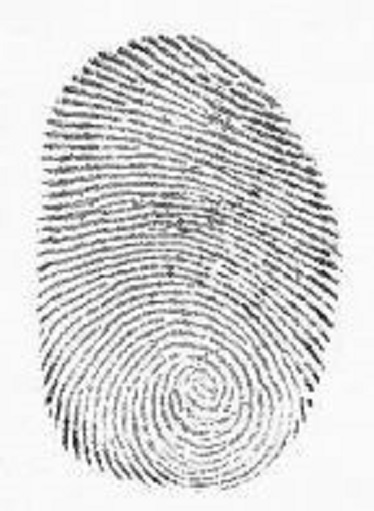
%> input picture New folder/test/Thumb23.jpg, 374 x 511 px
$ octave main_single.m   (GNU Octave 9; MATLAB toolbox functions it lacks are replaced by stand-ins)
%> lines starting %> are read from the running program, lines starting %| are printed output that depends on the picture; in (x1, y1, x2, y2) boxes, pixels count from 0 and x2, y2 are one past the last pixel; in counts of white or black regions, pixels touching at a corner belong together; the program's own positions count from 1
%> further down, img is the input picture: size 511x374x3 uint8; min 18, max 255, mean 215.5
### ext_finger.m
% EXTRACTING FEATURE FROM A FINGERPRINT IMAGE
%
% Usage:  [ ret ] = ext_finger( img, display_flag );
%
% Argument:   img - FingerPrint Image
%             display_flag
%
% Returns:    ret - Minutiae

% Adapted from Joshua Abraham, "Fingerprint Matching using A Hybrid
% Shape and Orientation Descriptor", State of the art in Biometrics,
% ISBN 978-953-307-489-4, July 2011

% Vahid. K. Alilou
% Department of Computer Engineering
% The University of Semnan
%
% July 2013

function [ ret ] = ext_finger( img, display_flag )
%> called with display_flag = 1
    if nargin==1; display_flag=0; end
    block_size_c = 24; YA=0; YB=0; XA=0; XB=0;
% Enhancement -------------------------------------------------------------
    if display_flag==1; fprintf(' >>> enhancement '); end
    yt=1; xl=1; yb=size(img,2); xr=size(img,1);
%> after `yb=size(img,2)`: yb = 374
%> after `xr=size(img,1)`: xr = 511
    for x=1:55
        if numel(find(img(x,:)<200)) < 8
           img(1:x,:) = 255;
           yt=x;
        end
    end
%> img: size 511x374 uint8; min 18, max 255, mean 215.9
%> after the loop, yt = 35
    for x=225:size(img,1)
        if numel(find(img(x,:)<200)) < 3
           img(x-17:size(img,1),:) = 255;
           yb=x;
           break
        end
    end
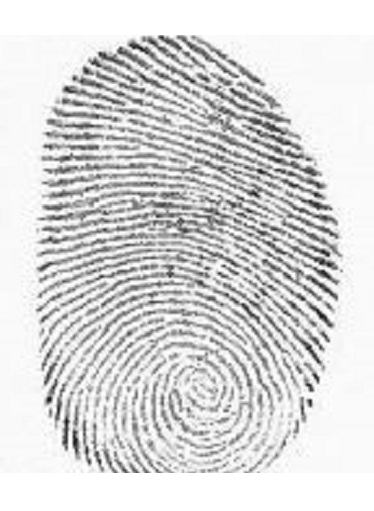
%> img: size 511x374 uint8; min 18, max 255, mean 216.9
%> after the loop, yb = 491
    for y=200:size(img,2)
        if numel(find(img(:,y)<200)) < 1
           img(:,y:size(img,2)) = 255;
           xr=y;
           break
        end
    end
%> img: size 511x374 uint8; 7.1% of pixels changed, all inside (x1, y1, x2, y2) = (343, 35, 374, 473)
%> after the loop, xr = 344
    for y=1:75
        if numel(find(img(:,y)<200)) < 1
           img(:,1:y) = 255;
           xl=y;
        end
    end
%> img: size 511x374 uint8; min 18, max 255, mean 217.8
%> after the loop, xl = 36
%> the run ends on the next line
    [ binim, mask, cimg, cimg2, orient_img, orient_img_m ] = f_enhance(img);
% Making Mask -------------------------------------------------------------
    if display_flag==1; fprintf('done.\n >>> making mask '); end
    mask_t=mask;
    for y=19:size(mask,1)-block_size_c*2
        for x=block_size_c:size(mask,2)-block_size_c*2
          n_mask = 0;
          for yy=-1:1
              for xx=-1:1
                  y_t = y + yy *block_size_c;
                  x_t = x + xx *block_size_c;
                  if y_t > 0 && x_t > 0 && (y_t ~= y || x_t ~= x) && mask(y_t,x_t) == 0
                     n_mask = n_mask + 1;
                  end
              end
          end
          if n_mask == 0
             continue
          end
          if mask(y,x) == 0 || y > size(mask,1) - 20  ||  y < yt || y > yb || x < xl || x > xr
               cimg2(ceil(y/(block_size_c)), ceil(x/(block_size_c))) = 255;
               mask_t(y,x) = 0;
               continue;
          end
          for i = y:y+1
            for j = x-9:x+9
              if i > 0 && j > 0 && i < size(mask,1) && j < size(mask,2) && mask(i,j) > 0
              else
                 cimg2(ceil(y/(block_size_c)), ceil(x/(block_size_c))) = 255;
                 mask_t(y,x)=0;
                 break
              end
            end
          end
        end
    end
    mask=mask_t;
    inv_binim = (binim == 0);
    thinned =  bwmorph(inv_binim, 'thin',Inf);
    mask_t=mask;
    if numel(find(mask(125:150,150:250)>0)) > 0 && numel(find(mask(250:275,150:250)>0)) > 0
      mask(150:250,150:250)=1;
    end
    method=-1; core_y = 0; core_x = 0; core_val=0; lc=0;
    o_img=sin(orient_img); o_img(mask == 0) = 1;

    lower_t=0.1;
    [v,y]=min(cimg);
    [dt1,x]=min(v);
    delta1_y=y(x)*block_size_c/2; delta1_x=x*block_size_c/2;

    v(x)=255; v(x+1)=255;
    [dt2,x]=min(v);
    delta2_y=y(x)*block_size_c/2; delta2_x=x*block_size_c/2;

    v(x)=255; v(x+1)=255;
    [dt3,x]=min(v);
    delta3_y=y(x)*block_size_c/2; delta3_x=x*block_size_c/2;

    db=60;
    if dt1 < 1 && delta1_y+db < core_y && delta1_y > 15 || dt2 < 1 && delta2_y+db < core_y && delta2_y > 15 || dt3 < 1 && delta3_y+db < core_y && delta3_y > 15
        core_val=255;
    end
    for y=10:size(o_img,1)-10
        for x=10:size(o_img,2)-10
            s1=0; t=10; %few of bad cores here
            if y < 50 && x > 250
               t=11;
            end
            if y > 38
               yt=20;
            else
               yt=5;
            end
            if lc > 0.41 && (core_y + 60 < y)
               break;
            end
            if mask(y,x)==0 || mask(max(y-t,1),x)==0 || mask(y,min(x+t, size(o_img,2)))==0 || mask(y,max(x-t,1))==0 || mask(max(y-t,1),min(x+t,size(o_img,2)))==0 || mask(max(y-t,1),max(x-t,1))==0 || o_img(y,x) < lc || o_img(y,x) < 0.1
               continue
            end
            if dt1 < 1 && delta1_y+db < y && delta1_y > 15 || dt2 < 1 && delta2_y+db < y &&    delta2_y > 15 || dt3 < 1 && delta3_y+db < y && delta3_y > 15
               continue
            end
            test_m=min(o_img(1:y-yt,max((x-10),1):min(x+10,size(o_img,2)) ));
            if numel(test_m)>0 && min(test_m) >= 0.17
               continue
            end
            for a=y:y+2
                for b=x:x+1
                    s1=s1+o_img(a,b);
                end
            end
            s1=s1/6; s2=[]; i=1;
            for a=y-3:y-1
                for b=x:x+1
                    s2(i)=o_img(a,b);
                    i=i+1;
                end
            end
            if min(s2) < lower_t
               s2=sum(s2)/6;
            else
               s2=s1;
            end
            s3=[]; i=1;
            for a=y:y+2
                for b=x+2:x+3
                    s3(i)=o_img(a,b);
                    i=i+1;
                end
            end
            if min(s3) < lower_t
               s3=sum(s3)/6;
            else
               s3=s1;
            end
            s4=[]; i=1;
            for a=y:y+2
                for b=x-2:x-1
                    s4(i)=o_img(a,b);
                    i=i+1;
                end
            end
            if min(s4) < lower_t
               s4=sum(s4)/6;
            else
               s4=s1;
            end
            s5=[];
            i=1;
            for a=y-3:y-1
                for b=x-2:x-1
                    s5(i)=o_img(a,b);
                    i=i+1;
                end
            end
            if min(s5) < lower_t
               s5=sum(s5)/6;
            else
              s5=s1;
            end
            s6=[]; i=1;
            for a=y-3:y-1
                for b=x+2:x+3
                    s6(i)=o_img(a,b);
                    i=i+1;
                end
            end
            if min(s6) < lower_t
              s6=sum(s6)/6;
            else
              s6=s1;
            end
            if s1-s2 > core_val
               core_val=s1-s2;
               core_x=x;
               core_y=y;
               lc=o_img(y,x);
               method=1;
            end
            if s1-s3 > core_val
               core_val=s1-s3;
               core_x=x;
               core_y=y;
               lc=o_img(y,x);
               method=2;
            end
            if x < 300 && s1-s4 > core_val
               core_val=s1-s4;
               core_x=x;
               core_y=y;
               lc=o_img(y,x);
               method=3;
            end
            if x < 300 && s1-s5 > core_val
               core_val=s1-s5;
               core_x=x;
               core_y=y;
               lc=o_img(y,x);
               method=4;
            end
            if s1-s6 > core_val
               core_val=s1-s6;
               core_x=x;
               core_y=y;
               lc=o_img(y,x);
               method=5;
            end
        end
    end
    if core_y > 37
       yt=20;
    else
       yt=5;
    end
    test_smooth = 100;
    if core_y > 0
       test_smooth= sum(sum(o_img(core_y-yt-5:core_y-yt+5,core_x-5:core_x+5)));
    end
    if lc > 0.41 && (test_smooth < 109.5 && method~=2 || test_smooth < 100) %&& min(min(o_img(1:core_y-yt,core_x-10:core_x+10))) < 0.17
       start_t=0;
       core_val=1/(core_val+1);
    else
       core_x=0;
       core_y=0;
       core_val = 255;
    end
    mask=mask_t; path_len = 45;

% Finding Minutiae --------------------------------------------------------
    if display_flag==1; fprintf('done.\n >>> finding minutiae '); end
    minu_count = 1;
    minutiae(minu_count, :) = [0,0,0,0,0,1];
    min_path_index = [];
    % loop through image and find minutiae, ignore certain pixels for border
    for y=20:size(img,1)-14
        for x=21:size(img,2)-21
            if (thinned(y, x) == 1) % only continue if pixel is white
                % calculate CN from Raymond Thai
                CN = 0; sx=0; sy=0;
                for i = 1:8
                  t1 = p(thinned, x, y, i);
                  t2 = p(thinned, x, y, i+1);
                  CN = CN + abs (t1-t2);
                end
                CN = CN / 2;
                if ((CN == 1) || (CN == 3)) %&& mask(y,x) > 0
                   skip=0;
                   for i = y-5:y+5
                        for j = x-5:x+5
                          if i>0 && j>0 && mask(i,j) == 0
                             skip=1;
                          end
                        end
                   end
                   if skip == 1
                      continue;
                   end
                   t_a=[];
                   c = 0;
                   for e=y-1:y+1
                       for f=x-1:x+1
                           c = c + 1;
                           t_a(c) = orient_img_m(e,f);
                       end
                   end
                   m_o = median(t_a); m_f = 0;
                   if CN == 3
                      [CN, prog, sx, sy,ang]=test_bifurcation(thinned, x,y, m_o, core_x, core_y);
                      if prog < 3
                         continue
                      end
                      if ang < pi
                         m_o = mod(m_o+pi,2*pi);
                      end
                   else
                      progress=0;
                      xx=x; yy=y; pao=-1; pos=0;
                      while progress < 15 && xx > 1 && yy > 1 && yy<size(img,1) && xx<size(img,2) && pos > -1
                            pos=-1;
                            for g = 1:8
                                [ta, xa, ya] = p(thinned, xx, yy, g);
                                [tb, xb, yb] = p(thinned, xx, yy, g+1);
                                if (ta > tb)  && pos==-1 && g ~= pao
                                   pos=ta;
                                   if g < 5
                                      pao = 4 + g;
                                   else
                                      pao = mod(4 + g, 9) + 1;
                                   end
                                   xx=xa; yy=ya;
                                end
                            end
                            progress=progress+1;
                      end
                      if progress < 10
                         continue
                      end
                      if mod(atan2(y-yy,xx-x), 2*pi) > pi
                         m_o=m_o+pi;
                      end
                   end
                   minutiae(minu_count, :) = [ x, y, CN, m_o, m_f, 1];
                   min_path_index(minu_count, :) = [sx sy];
                   minu_count = minu_count + 1;
                end
            end % if pixel white
        end % for y
    end % for x

% Filtering False Minutiae ------------------------------------------------
    if display_flag==1; fprintf('done.\n >>> filtering false minutiae '); end
    minu_count = minu_count -1;
    t_minutiae = [];
    t_minu_count = 1;
    t_mpi = [];
    for i=1:minu_count
        X = minutiae(i,1); Y = minutiae(i,2);
        rc=0;
        for y=max(Y-2,1):min(Y+2, size(binim,1))
            if rc > 0
               break
            end
            for x=max(X-2,1):min(X+2, size(binim,2))
                if mask(y,x) == 0
                   rc = rc + 1;
                   break
                end
            end
        end
        if rc > 0
             continue;
        else
            t_minutiae(t_minu_count, :) = minutiae(i, :);
            t_mpi(t_minu_count, :) = min_path_index(i, :);
            t_minu_count = t_minu_count + 1;
        end
    end
    minutiae = t_minutiae;
    min_path_index = t_mpi;
    minu_count = size(minutiae,1);
    t_minu_count = 1; t_minutiae = [];
    dist_m = dist2(minutiae(:,1:2), minutiae(:,1:2));
    dist_test=49;
    for i=1:minu_count
      reject_flag = 0;
      P_x = minutiae(i,1); P_y = minutiae(i,2);
      for j = i + 1 : minu_count
        if dist_m(i,j) <= dist_test
           reject_flag = 1;
        end
      end
      if reject_flag == 0 && mask(P_y, P_x) > 0
         reverse_p = 0;
         if min_path_index(i,1) == 0
           x = P_x;
           y = P_y;
         else
           x =  min_path_index(i,1);
           y =  min_path_index(i,2);
         end
         p1x=P_x; p1y=P_y;
         x1=x; y1=y;
         iter = 0;
         for m=1:path_len
               iter = iter + 1;
               cn = 0;
               for ii = 1:8
                   t1 = p(thinned, x1, y1, ii);
                   t2 = p(thinned, x1, y1, ii+1);
                   cn = cn + abs (t1-t2);
               end
               cn = cn / 2;
               if cn ~= 3 && cn ~= 4 || m == 1
                  for n=1:8
                      if reverse_p == 0 || iter > 1
                         [ta, xa, ya] = p(thinned, x1, y1, n);
                      else
                         [ta, xa, ya] = p(thinned, x1, y1, 9-n);
                      end
                      if ta == 1 && (xa ~= p1x || ya ~= p1y) && (xa ~= x || ya ~= y)
                         p1x = x1; p1y = y1;
                         x1 = xa; y1 = ya;
                         break;
                      end
                  end
               end
         end
         t_minutiae(t_minu_count, :) = minutiae(i, :);
         t_minu_count = t_minu_count + 1;
      end
    end
    minutiae = t_minutiae;
    minu_count = t_minu_count-1;
    tmpvec1 = size(img,1).*ones(minu_count,1);
    tmpvec2 = ones(minu_count,1);
    minutiae_for_sc = [minutiae(:,1)/size(img,2) (tmpvec1 - minutiae(:,2) + tmpvec2)/size(img,1)];
    dist_m = sqrt(dist2(minutiae_for_sc(:,1:2), minutiae_for_sc(:,1:2)));
    for i=1:minu_count
      [d,ind] = sort(dist_m(i,:));
      for j = 1 : minu_count
        if  dist_m(i,ind(j)) == 0
           continue
        end
        theta_t = mod(atan2(minutiae(i,2) - minutiae(ind(j),2), minutiae(i,1) - minutiae(ind(j),1)), 2*pi);
        ridge_count = 0;
        p_y = minutiae(i,2);  p_x = minutiae(i,1);
        t_x = 0; t_y = 0;
        current=1; radius = 1;
        while p_y ~= minutiae(ind(j),2)
            if thinned(p_y, p_x) > 0  && current == 0 && (t_x ~= p_x || t_y ~= p_y)
               current = 1;
               ridge_count = ridge_count + 1;
            else
                 if thinned(p_y, p_x) == 0
                    current = 0;
                 end
            end
            t_x = p_x; t_y = p_y;
            p_x = round(minutiae(i,1) - radius*cos(theta_t));
            p_y = round(minutiae(i,2) - radius*sin(theta_t));
            radius = radius + 1;
        end
      end
    end
    if core_val < 1
      minutiae(minu_count+1, :) = [core_x, core_y, 5, start_t, 0,1];
      minu_count = minu_count + 1;
    end
    if dt1 < 1
       minutiae(minu_count+1, :) = [delta1_x, delta1_y, 7, 0, 1,1];
       minu_count = minu_count + 1;
    end
    if dt2 < 1
       minutiae(minu_count+1, :) = [delta2_x, delta2_y, 7, 0, 1,1];
       minu_count = minu_count + 1;
    end
    if dt3 < 1
       minutiae(minu_count+1, :) = [delta3_x, delta3_y, 7, 0, 1,1];
       minu_count = minu_count + 1;
    end

% Return Minutiae ---------------------------------------------------------
    if display_flag == 1
        fprintf('done.\n');
        minutiae_img = uint8(zeros(size(img, 1),size(img, 2), 3));
        for i=1:minu_count
        x1 = minutiae(i, 1); y1 = minutiae(i, 2);
        if minutiae(i, 3) == 1                      %Termination
           if minutiae(i, 4) > pi
            for k = y1-2: y1 + 2
              for l = x1-2: x1 + 2
                minutiae_img(k, l,:) = [255, 0, 0];
              end
            end
           else
            for k = y1-2: y1 + 2
              for l = x1-2: x1 + 2
                minutiae_img(k, l,:) = [205, 100, 100];
              end
            end
           end
        elseif minutiae(i, 3) == 2
            for k = y1-2: y1 + 2
              for l = x1-2: x1 + 2
                minutiae_img(k, l,:) = [255, 0, 255];
              end
            end
        elseif minutiae(i, 3) == 3                  %Bifurcation
          if minutiae(i, 4) > pi
            for k = y1-2: y1 + 2
              for l = x1-2: x1 + 2
                minutiae_img(k, l,:) = [0, 0, 255];
              end
            end
          else
            for k = y1-2: y1 + 2
              for l = x1-2: x1 + 2
                minutiae_img(k, l,:) = [255, 0, 255];
              end
            end
          end
        elseif minutiae(i, 3) == 5
            for k = y1-4: y1 + 4
              for l = x1-4: x1 + 4
                minutiae_img(k, l,:) = [0, 255, 0];
              end
            end
        elseif minutiae(i, 3) > 5
            for k = y1-2: y1 + 2
              for l = x1-2: x1 + 2
                  minutiae_img(k, l,:) = [128, 128, 0]; % gold for delta
              end
            end
        end
        end
        combined = uint8(minutiae_img);
        for x=1:size(binim,2)
        for y=1:size(binim,1)
            if mask(y,x) == 0
                combined(y,x,:) = [0,0,0];
                continue
            end
            if (thinned(y,x)) % binim(y,x))
                combined(y,x,:) = [255,255,255];
            else
                combined(y,x,:) = [0,0,0];
            end % end if
            if ((minutiae_img(y,x,3) ~= 0) || (minutiae_img(y,x,1) ~= 0) ) || (minutiae_img(y,x,2) ~= 0)
                combined(y,x,:) = minutiae_img(y,x,:);
            end
        end % end for y
        end % end for x
        if core_val < 1 && YA > 0
            for k = YA-2: YA + 2
              for l = XA-2: XA + 2
                 combined(k,l,:) = [20, 255, 250];
              end
            end
            for k = YB-2: YB + 2
              for l = XB-2: XB + 2
                 combined(k,l,:) = [20, 255, 250];
              end
            end
        end
        subplot(1,2,1), subimage(img), title('Original image')
        subplot(1,2,2), subimage(combined), title('Minutiae')
    end
    ret=minutiae;
end

### main_single.m
clear all; clc; addpath(genpath(pwd));

%% EXTRACT FEATURES FROM AN ARBITRARY FINGERPRINT
filename='H:\fall2015\550\lab2\New folder\test\Thumb23.jpg';
N='Thumb23';
img = imread(filename);
if ndims(img) == 3; img = rgb2gray(img); end  % Color Images
disp(['Extracting features from ' filename ' ...']);
ffnew=ext_finger(img,1);

$ run again, with New folder/Thumb20.jpg copied over New folder/test/Thumb23.jpg
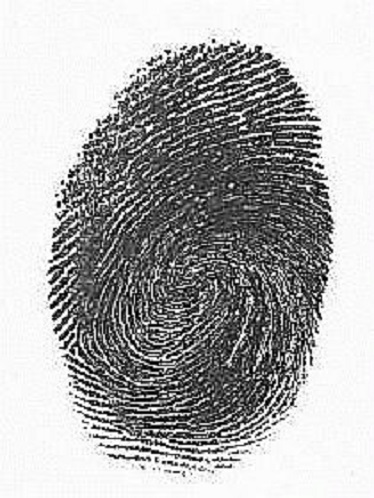
%> input picture New folder/Thumb20.jpg, 374 x 498 px
%> img is the input picture: size 498x374x3 uint8; mean R, G, B 173.1, 173.1, 173.1
%> after the loop in ext_finger, `for x=1:55`: yt = 41
%> after the loop in ext_finger, `for x=225:size(img,1)`:
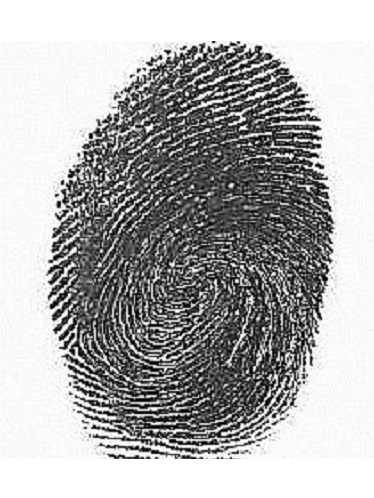
%> img: size 498x374 uint8; min 0, max 255, mean 174.3
%> after the loop in ext_finger, `for x=225:size(img,1)`: yb = 477
%> after the loop in ext_finger, `for y=200:size(img,2)`: xr = 336
%> after the loop in ext_finger, `for y=1:75`: xl = 46

$ run again, with New folder/test/Thumb22.jpg copied over New folder/test/Thumb23.jpg
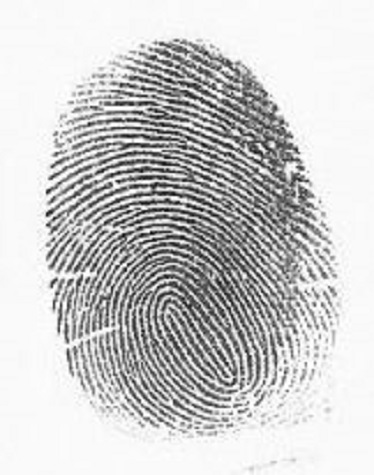
%> input picture New folder/test/Thumb22.jpg, 374 x 475 px
%> img is the input picture: size 475x374x3 uint8; min 10, max 255, mean 202.4
%> after the loop in ext_finger, `for x=1:55`: yt = 39
%> after the loop in ext_finger, `for x=225:size(img,1)`:
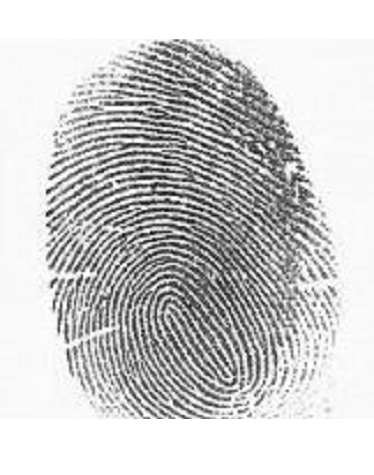
%> img: size 475x374 uint8; min 10, max 255, mean 204.1
%> after the loop in ext_finger, `for x=225:size(img,1)`: yb = 437
%> after the loop in ext_finger, `for y=200:size(img,2)`: xr = 340
%> after the loop in ext_finger, `for y=1:75`: xl = 45

$ run again, with New folder/test/Thumb24.jpg copied over New folder/test/Thumb23.jpg
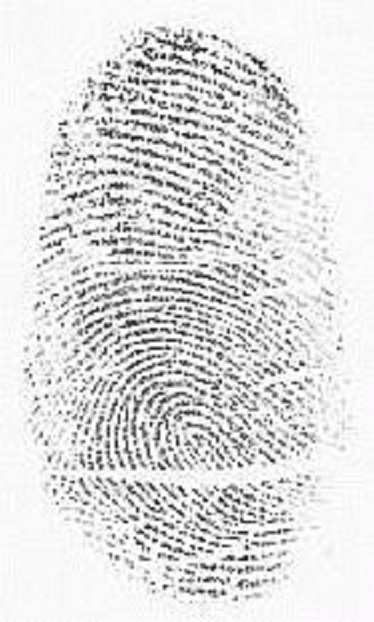
%> input picture New folder/test/Thumb24.jpg, 374 x 622 px
%> img is the input picture: size 622x374x3 uint8; mean R, G, B 221.4, 221.4, 221.3
%> after the loop in ext_finger, `for x=1:55`: yt = 27
%> after the loop in ext_finger, `for x=225:size(img,1)`:
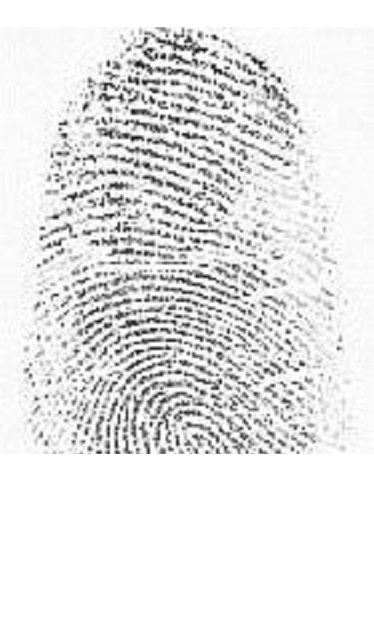
%> img: size 622x374 uint8; min 12, max 255, mean 228.7
%> after the loop in ext_finger, `for x=225:size(img,1)`: yb = 472
%> after the loop in ext_finger, `for y=200:size(img,2)`: xr = 344
%> after the loop in ext_finger, `for y=1:75`: xl = 24
